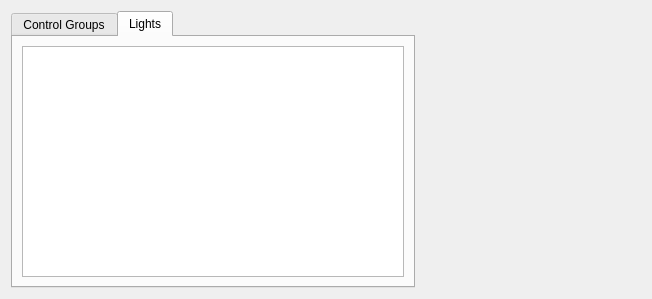
<?xml version="1.0" encoding="UTF-8"?>
<ui version="4.0">
 <class>DlgLights</class>
 <widget class="QWidget" name="DlgLights">
  <property name="geometry">
   <rect>
    <x>0</x>
    <y>0</y>
    <width>652</width>
    <height>299</height>
   </rect>
  </property>
  <property name="windowTitle">
   <string>Light Controls</string>
  </property>
  <layout class="QHBoxLayout" name="horizontalLayout">
   <item>
    <widget class="QTabWidget" name="tabWidget">
     <property name="currentIndex">
      <number>1</number>
     </property>
     <widget class="QWidget" name="controlGroupTab">
      <attribute name="title">
       <string>Control Groups</string>
      </attribute>
      <layout class="QGridLayout" name="gridLayout_2">
       <item row="0" column="0">
        <widget class="QTableView" name="m_controlGroupTable">
         <property name="alternatingRowColors">
          <bool>true</bool>
         </property>
         <property name="selectionBehavior">
          <enum>QAbstractItemView::SelectRows</enum>
         </property>
         <property name="sortingEnabled">
          <bool>true</bool>
         </property>
        </widget>
       </item>
      </layout>
     </widget>
     <widget class="QWidget" name="lightsTab">
      <attribute name="title">
       <string>Lights</string>
      </attribute>
      <layout class="QGridLayout" name="gridLayout">
       <item row="0" column="0">
        <widget class="QTableView" name="m_lightsTable">
         <property name="alternatingRowColors">
          <bool>true</bool>
         </property>
         <property name="selectionBehavior">
          <enum>QAbstractItemView::SelectRows</enum>
         </property>
         <property name="sortingEnabled">
          <bool>true</bool>
         </property>
        </widget>
       </item>
      </layout>
     </widget>
    </widget>
   </item>
   <item>
    <widget class="QWidget" name="m_colorPickerPlaceholder" native="true">
     <property name="minimumSize">
      <size>
       <width>220</width>
       <height>200</height>
      </size>
     </property>
     <zorder>tabWidget</zorder>
    </widget>
   </item>
  </layout>
 </widget>
 <resources/>
 <connections/>
</ui>
